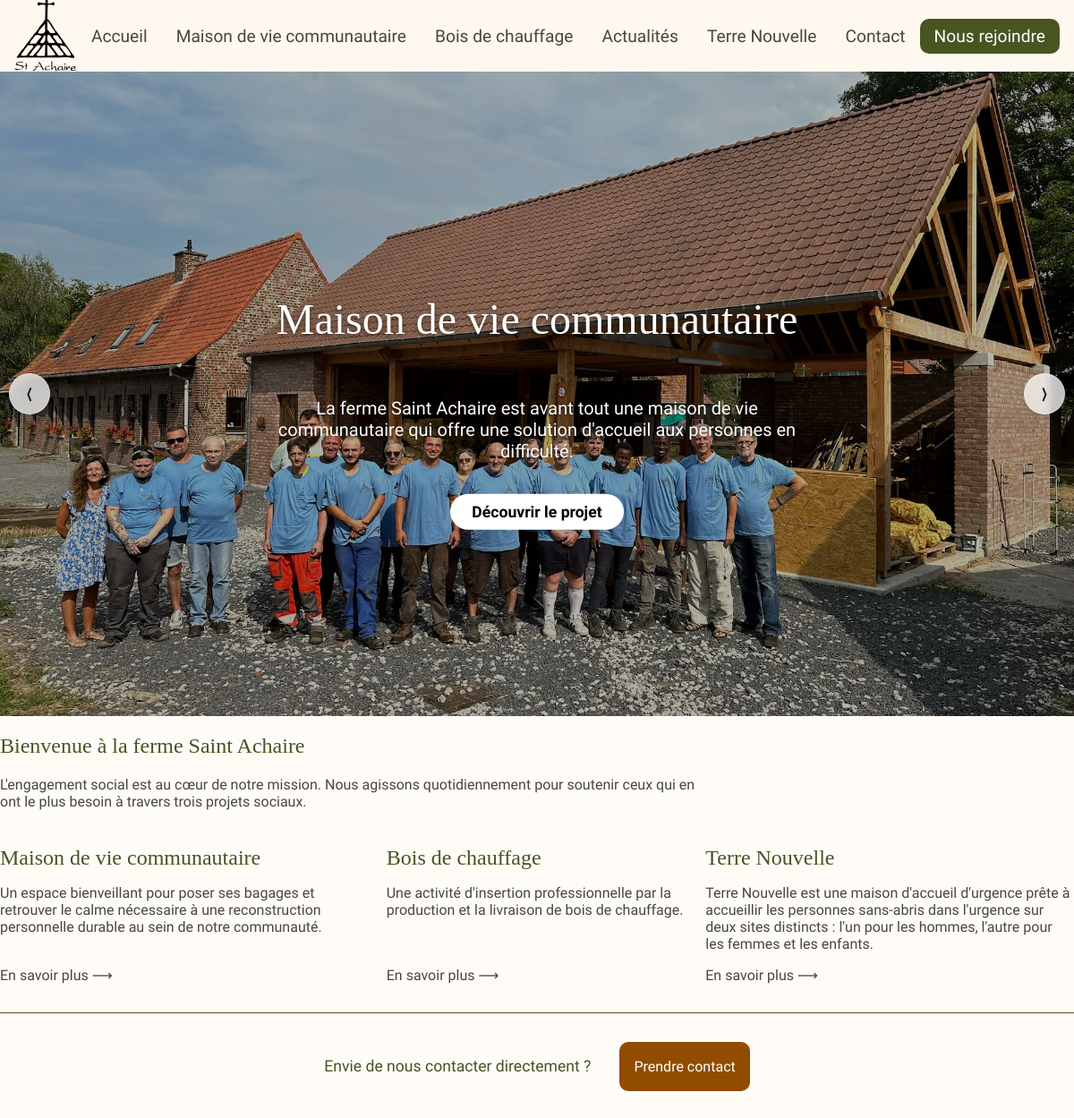
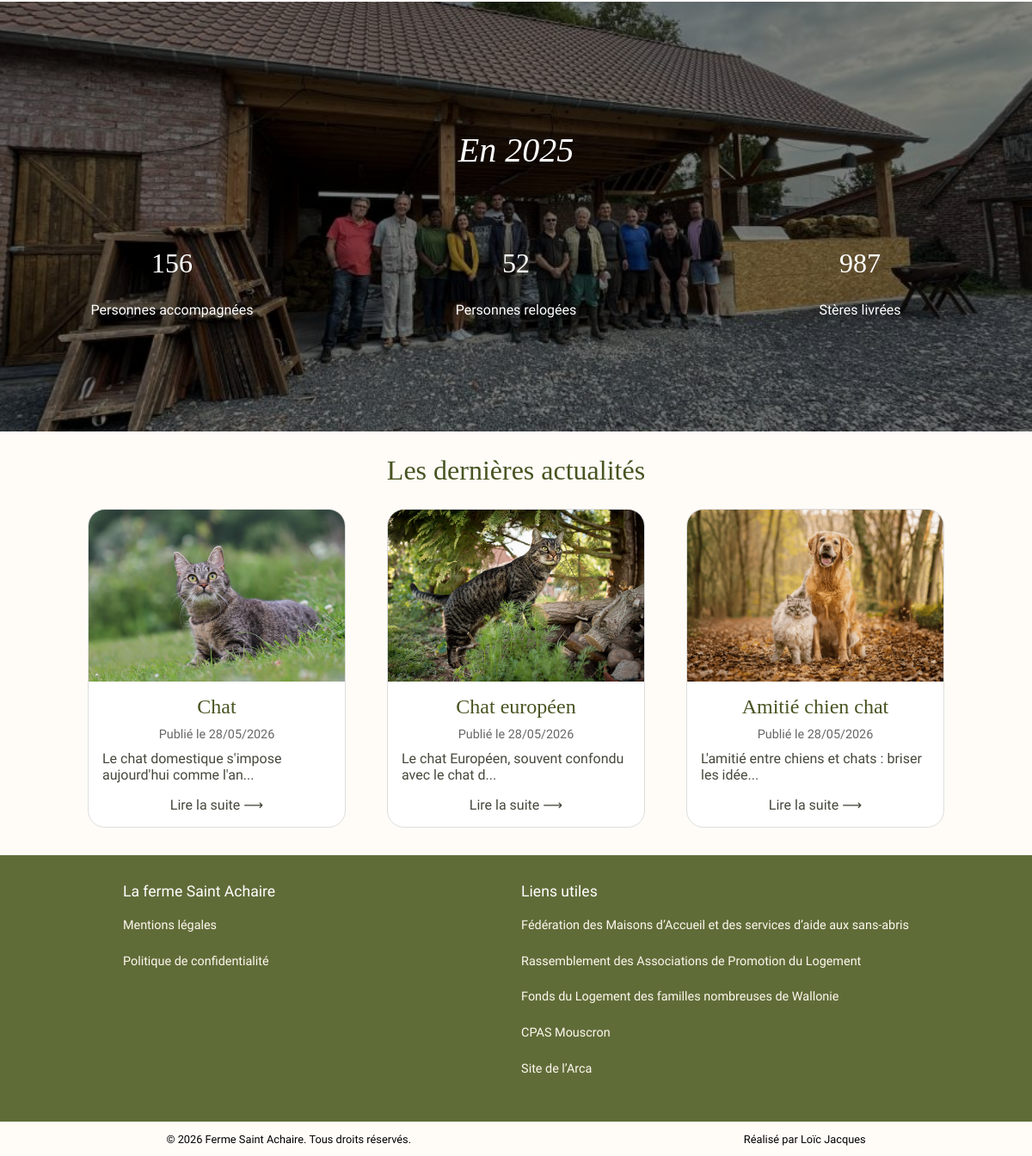
The page / on the database its author committed (2 pictures, top to bottom).
### tables this page shows
CREATE TABLE IF NOT EXISTS `actualite` (
  `id` int NOT NULL AUTO_INCREMENT,
  `titre` varchar(100) NOT NULL,
  `contenu` text NOT NULL,
  `image` varchar(250) NOT NULL,
  `date` datetime NOT NULL DEFAULT CURRENT_TIMESTAMP,
  `likes` int NOT NULL DEFAULT '0',
  PRIMARY KEY (`id`),
  UNIQUE KEY `titre` (`titre`),
  KEY `date` (`date`)
);

### controleurs/controleur_accueil.php (called while the page is built)
<?php
require_once(MODELE . 'crud/actualite.php');
$actus = dernieresActus();
include(VUES . 'accueil.php');
?>

### modele/crud/actualite.php (called while the page is built, shortened)
<?php
function dernieresActus() {
    global $connexionBdd;
    $requete = $connexionBdd->query("SELECT * FROM actualite ORDER BY `date` DESC, id DESC LIMIT 3");
    return $requete->fetchAll(PDO::FETCH_ASSOC);
}
?>

### vues/accueil.php (the view, shortened to what this page needs)
<!DOCTYPE html>
<html lang="fr">
    <head>
        <link rel="stylesheet" href="/public/style/style.css">
        <link rel="stylesheet" href="/public/style/accueil.css">
    </head>
    <body>
        <?php include VUES . 'header_footer/header.php'; ?>
        <main>
            <section class="carrousel">
                        <button id="btn-precedent" type="button" class="btn-carrousel">
                            &#10216;
                        </button>
                        <button id="btn-suivant" type="button" class="btn-carrousel">
                            &#10217;
                        </button>
                <div id="carrousel-conteneur" aria-live="polite">
                    <div class="carrousel-slide">
                        <img src="/public/images/site/ferme.webp" alt="La ferme Saint Achaire">
                        <div class="carrousel-contenu">
                            <h2>Maison de vie communautaire</h2>
                            <p>La ferme Saint Achaire est avant tout une maison de vie communautaire qui offre une solution d'accueil aux personnes en difficulté.</p>
                            <a href="maison">Découvrir le projet</a>
                        </div>
                    </div>
                </div>
            </section>
            <section class="presentation">
                <h1>Bienvenue à la ferme Saint Achaire</h1>
                <p>
                    L'engagement social est au cœur de notre mission. Nous agissons quotidiennement
                    pour soutenir ceux qui en ont le plus besoin à travers trois projets sociaux.
                </p>
                <div class="projets">
                    <article class="projet">
                        <h3>Maison de vie communautaire</h3>
                        <p>
                            Un espace bienveillant pour poser ses bagages et retrouver le calme nécessaire
                            à une reconstruction personnelle durable au sein de notre communauté.
                        </p>
                        <a href="maison">En savoir plus &longrightarrow;</a>
                    </article>
                    <article class="projet">
                        <h3>Bois de chauffage</h3>
                        <p>
                            Une activité d'insertion professionnelle par la production et la livraison
                            de bois de chauffage.
                        </p>
                        <a href="bois">En savoir plus &longrightarrow;</a>
                    </article>
                    <article class="projet">
                        <h3>Terre Nouvelle</h3>
                        <p>
                            Terre Nouvelle est une maison d'accueil d'urgence prête à accueillir les personnes
                            sans-abris dans l'urgence sur deux sites distincts : l'un pour les hommes,
                            l'autre pour les femmes et les enfants.
                        </p>
                        <a href="tn">En savoir plus &longrightarrow;</a>
                    </article>
                </div>
                <aside class="contact">
                    <p>Envie de nous contacter directement ?</p>
                    <a class="btn-primaire" href="contact">Prendre contact</a>
                </aside>
            </section>
            <section class="banniere-chiffres">
                <h2>En 2025</h2>
                <div class="chiffres">
                    <div>
                        <h3>156</h3>
                        <p>Personnes accompagnées</p>
                    </div>
                    <div>
                        <h3>52</h3>
                        <p>Personnes relogées</p>
                    </div>
                    <div>
                        <h3>987</h3>
                        <p>Stères livrées</p>
                    </div>
                </div>
            </section>
            <section class="actualites-accueil">
                <h2>Les dernières actualités</h2>
                <div class="flex-actualites">
                    <?php
                    if (empty($actus)) {
                        echo '<p>Aucune actualité pour le moment.</p>';
                    } else {
                        foreach ($actus as $actu) { ?>
                        <article class="actualite">
                            <img src="/public/images/actus/<?= htmlspecialchars($actu['image']) ?>" alt="<?= htmlspecialchars($actu['titre']) ?>">
							<div class="contenu-actu">
								<h2><?= htmlspecialchars($actu['titre']) ?></h2>
								<span>Publié le <?= date('d/m/Y', strtotime($actu['date'])) ?></span>
								<p><?= nl2br(htmlspecialchars(substr($actu['contenu'], 0, 50))) ?>...</p>
							</div>
							<a href="actualite/<?= $actu['id'] ?>">Lire la suite &longrightarrow;</a>
                        </article>
                    <?php }} ?>
                </div>
            </section>
        </main>
        <?php include VUES . 'header_footer/footer.php'; ?>
    </body>
</html>

### public/style/style.css (style rules this page uses)
:root { --couleur-blanc-mat: #fff8ef; --couleur-vert: #485422; --couleur-brun: #924c00; --fond-footer: #606c38; --font-titre: "Tinos", serif; --font-texte: "Plus Jakarta Sans", sans-serif; --couleur-texte: #46483c; }
body { background-color: color-mix( in srgb, var(--couleur-blanc-mat) 40%, transparent ); font-family: var(--font-texte); margin: 0; padding: 0; font-size: 1rem; color: var(--couleur-texte); }
button, input, select, textarea { font-family: inherit; font-size: inherit; color: inherit; }
button { appearance: none; -webkit-appearance: none; box-shadow: none; background: none; border: none; }
.btn-primaire { display: inline-flex; align-items: center; justify-content: center; padding: 0.5rem 1rem; background-color: var(--couleur-brun); color: white; border-radius: 10px; border: none; }
a { text-decoration: none; color: var(--couleur-texte); }
h1, h2, h3, h4, h5, h6 { font-family: var(--font-titre); color: var(--couleur-vert); font-weight: 400; }
h2 { font-size: 2rem; }
aside.contact { display: flex; justify-content: center; gap: 2rem; margin: 2rem 0; border-top: 1px solid var(--couleur-vert); padding-top: 2rem; }
aside.contact p { color: var(--couleur-vert); font-size: 1.1rem; }

### rows shown on the page
actualite: image (picture), titre "Chat", date "28/05/2026", contenu "Le chat domestique s'impose aujourd'hui comme l'an"
actualite: image (picture), titre "Chat européen", date "28/05/2026", contenu "Le chat Européen, souvent confondu avec le chat d"
actualite: image (picture), titre "Amitié chien chat", date "28/05/2026", contenu "L'amitié entre chiens et chats : briser les idée"
